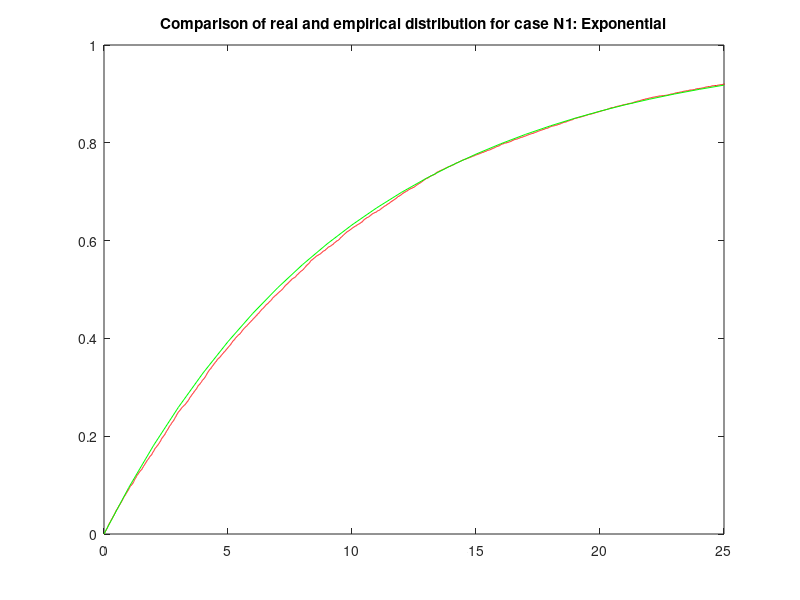
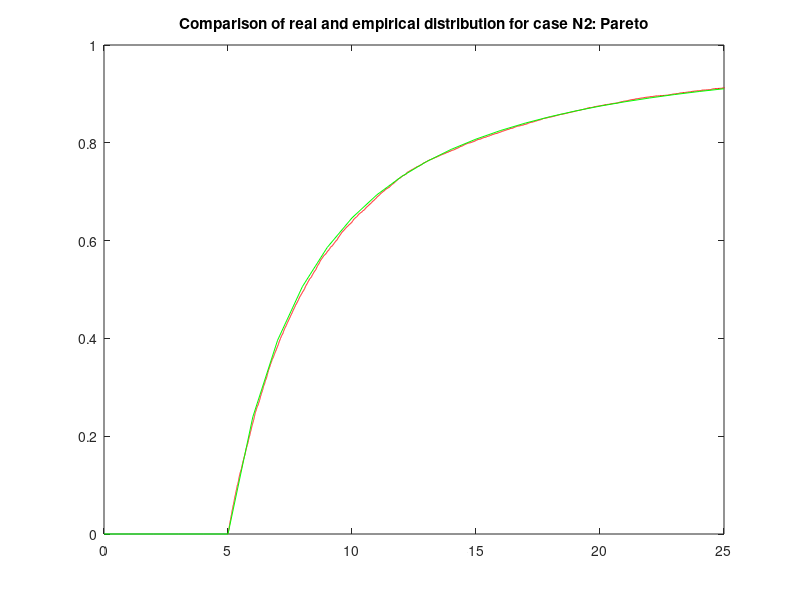
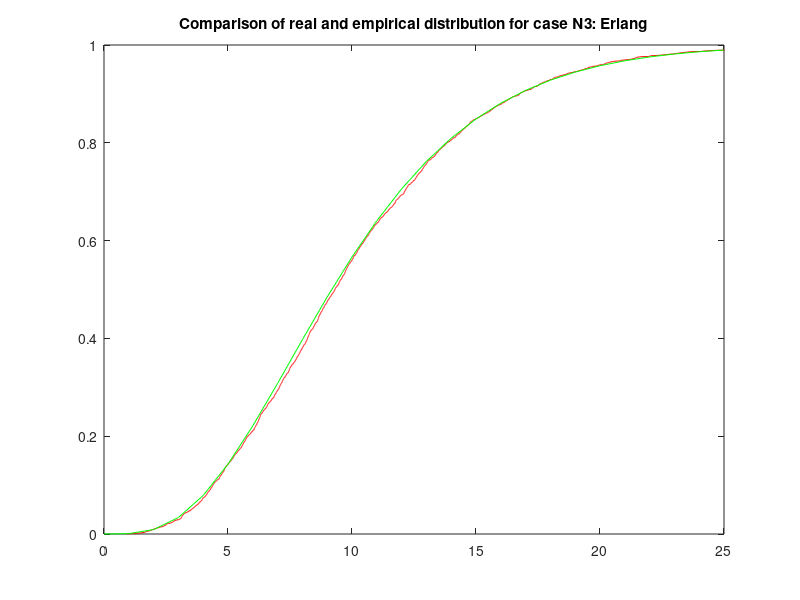
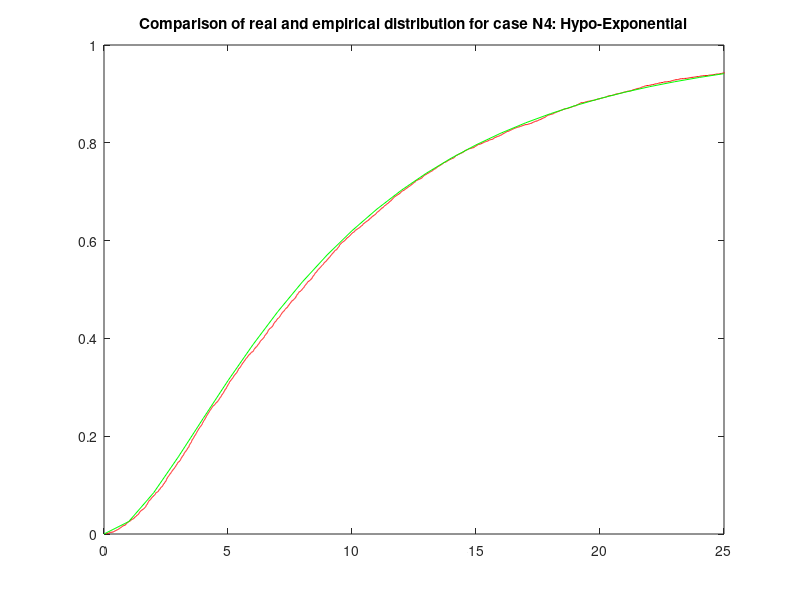

Source code (MATLAB) for these figures, in order:
clc; 
clear all;

m = 2^32;
a = 1664525;
c = 1013904223;
seed = 521191478;

%% Uniform
UniformList(1, 1) = seed;
for i = 2: +1: 10000
    UniformList(i, 1) = (mod(a * UniformList(i-1, 1) + c, m));
end

UniformList = UniformList ./ m;

%% Exponential
lambda_exp = 0.1;
ExpList = - (log(UniformList) ./ lambda_exp);

%% Pareto
a_Pareto = 1.5;
m_Pareto = 5;
ParetoList = m_Pareto ./ (UniformList .^ (1 / a_Pareto)); 

%% Erlang
k_Erlang = 4;
lambda_Erlang = 0.4;
j=1;
for i=1: +4: 10000
        produttoria(j,1) = prod(UniformList(i:i+3));
        j = j+1;
end
ErlangList = -(log(produttoria) ./ lambda_Erlang);

%% Hypo-Exponential
lambda1_hypo = 0.5;
lambda2_hypo = 0.125;
for i=1: +1: 10000
    if (mod(i, 2) == 0)
        HypoListParz(i,1) = - (log(UniformList(i,1)) / lambda1_hypo);
    else
        HypoListParz(i,1) = - (log(UniformList(i,1)) / lambda2_hypo);
    end
end
j = 1;
for i=1: +2: 10000
    HypoList(j,1) = HypoListParz(i,1) + HypoListParz(i+1,1);
    j = j + 1;
end

%% Hyper-Exponential
lambda1_hyper = 0.5;
lambda2_hyper = 0.05;
p1_hyper = 0.55;
lhyper = [0.5, 0.05];

lamda_Hyper=[0.5,0.05];
Prob_Hyper=[0.55,0.45];
C=cumsum(Prob_Hyper);
for k = 1:5000
    for i = 1:2
        if UniformList(k,1) <= C(1,i)
            HyperList(k,1) = -(log(UniformList(k+5000,1))/lamda_Hyper(1,i));
            break
        end
    end
end

%% Plot

t = [0:25].';

%% Exponential
figure;
plot(sort(ExpList), [1:10000]/10000, "r", t, max(0, (1- exp(-lambda_exp .* t))), "g", "LineStyle", "-");
xlim([0, 25]);
title("Comparison of real and empirical distribution for case N1: Exponential");

%% Pareto
for i = 1: 26
    if t(i,1) >= m_Pareto
        Pareto_Dist(i,1) = 1 - (m_Pareto ./ t(i, 1)) .^ a_Pareto;
    else
        Pareto_Dist(i,1) = 0;
    end
end
figure;
plot(sort(ParetoList), [1:10000]/10000, "r", t, Pareto_Dist, "g", "LineStyle", "-");
xlim([0, 25]);
title("Comparison of real and empirical distribution for case N2: Pareto");

%% Erlang
Mean = sum(UniformList) / 10000;
sortedUniform = sort(UniformList);
Variance = var(sortedUniform);
CoV = sqrt(Variance) ./ Mean;

if CoV < 1
    Erlang_Dist = 1 - (sum(exp(-lambda_Erlang .* t) .* (lambda_Erlang .* t) .^ (0: (k_Erlang - 1)) ./ factorial(0: (k_Erlang - 1)), 2));
end

figure;
plot(sort(ErlangList), [1:2500]/2500, "r", t, Erlang_Dist, "g", "LineStyle", "-");
xlim([0, 25]);
title("Comparison of real and empirical distribution for case N3: Erlang");

%% Hypo_exponential
figure;
plot(sort(HypoList), [1:5000]/5000, "r", t,(t>0) .* min(1,max(0,1 - lambda2_hypo/(lambda2_hypo-lambda1_hypo) * exp(-lambda1_hypo*t) + lambda1_hypo/(lambda2_hypo-lambda1_hypo) * exp(-lambda2_hypo*t))) , "g", "LineStyle", "-");
xlim([0, 25]);
title("Comparison of real and empirical distribution for case N4: Hypo-Exponential");

%% Hyper-Exponential
figure;
plot(sort(HyperList), [1:5000]/5000, "r", t,max(0,1 - p1_hyper * exp(-lambda1_hyper*t) - (1-p1_hyper) * exp(-lambda2_hyper*t)) , "g", "LineStyle", "-");
xlim([0, 25]);
title("Comparison of real and empirical distribution for case N5: Hyper-Exponential");

%% COST

totalCostEXP = 0;
for i=1: +1: 10000
    if (ExpList(i,1) < 10)
        costo_parzialeEXP = 0.01 * ExpList(i,1);
        totalCostEXP = totalCostEXP + costo_parzialeEXP;
    elseif (ExpList(i,1) > 10)
        costo_parzialeEXP = 0.02 * ExpList(i,1);
        totalCostEXP = totalCostEXP + costo_parzialeEXP;
    end
end

fprintf("Total cost for N1 Exponential = %g\n", totalCostEXP);

totalCostPAR = 0;
for i=1: +1: 10000
    if (ParetoList(i,1) < 10)
        costo_parzialePAR = 0.01 * ParetoList(i,1);
        totalCostPAR = totalCostPAR + costo_parzialePAR;
    elseif (ParetoList(i,1) > 10)
        costo_parzialePAR = 0.02 * ParetoList(i,1);
        totalCostPAR = totalCostPAR + costo_parzialePAR;
    end
end

fprintf("Total cost for N2 Pareto = %g\n", totalCostPAR);

totalCostERL= 0;
for i=1: +1: 2500
    if (ErlangList(i,1) < 10)
        costo_parzialeERL = 0.01 * ErlangList(i,1);
        totalCostERL = totalCostERL + costo_parzialeERL;
    elseif (ErlangList(i,1) > 10)
        costo_parzialeERL = 0.02 * ErlangList(i,1);
        totalCostERL = totalCostERL + costo_parzialeERL;
    end
end

fprintf("Total cost for N3 Erlang = %g\n", totalCostERL);

totalCostHypo= 0;
for i=1: +1: 5000
    if (HypoList(i,1) < 10)
        costo_parzialeHypo = 0.01 * HypoList(i,1);
        totalCostHypo = totalCostHypo + costo_parzialeHypo;
    elseif (HypoList(i,1) > 10)
        costo_parzialeHypo = 0.02 * HypoList(i,1);
        totalCostHypo = totalCostHypo + costo_parzialeHypo;
    end
end

fprintf("Total cost for N4 Hypo-Exponential = %g\n", totalCostHypo);

totalCostHyper= 0;
for i=1: +1: 5000
    if (HyperList(i,1) < 10)
        costo_parzialeHyper = 0.01 * HyperList(i,1);
        totalCostHyper = totalCostHyper + costo_parzialeHyper;
    elseif (HyperList(i,1) > 10)
        costo_parzialeHyper = 0.02 * HyperList(i,1);
        totalCostHyper = totalCostHyper + costo_parzialeHyper;
    end
end

fprintf("Total cost for N5 Hyper-Exponential = %g\n", totalCostHyper);


